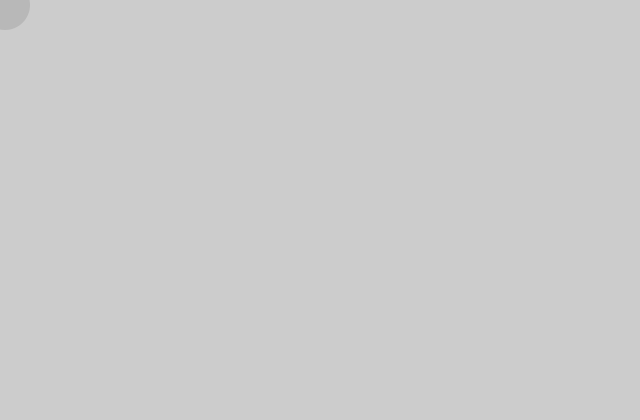
Frame 1 (no input)
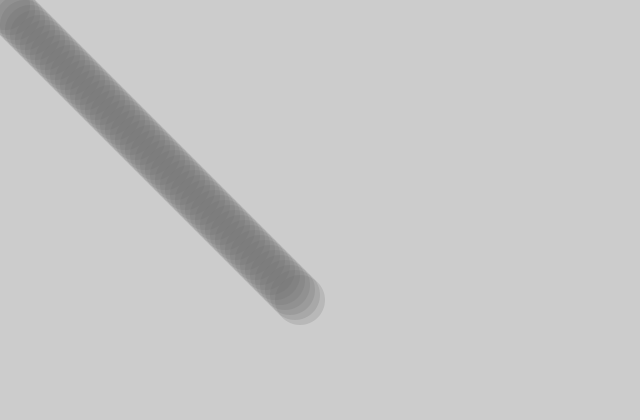
Frame 60 (the mouse pressed at the canvas centre just before this capture)
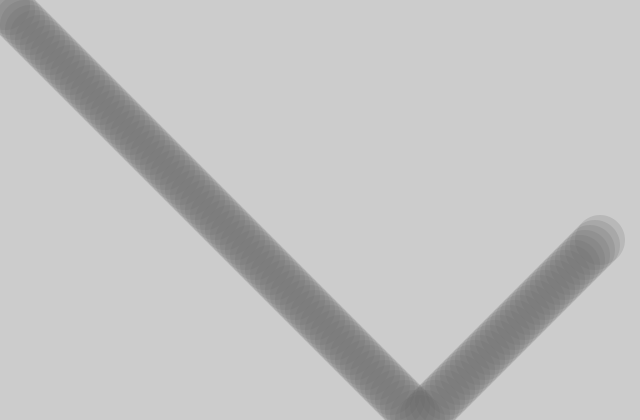
Frame 120 (the mouse held since frame 60 and released just before this capture)

The Processing sketch that drew these frames (run headless with seeded random() and noise(); from frame 60 on, the mouse is pressed at the canvas centre):

// Processing sketch: BouncingBall
// ── BouncingBall.pde
class Mover {
  PVector location;
  PVector velocity;
  
  Mover() {
    location = new PVector(0, 0);
    velocity = new PVector(5, 5);
  }
  
  void move() {
    location.add(velocity);
    //velocity.limit(20);
  }
  
  void detectEdges() {
    if (location.x >= width || location.x <= 0) velocity.x *= -1;
    if (location.y >= height || location.y <= 0) velocity.y *= -1;
  }
  
  void display() {
    noStroke();
    fill(100, 50);
    ellipse(location.x, location.y, 50, 50);
  }
}

Mover m;
void setup() {
  size(640, 420);
  m = new Mover();
}

void draw() {
  //background(255);
  m.move();
  m.detectEdges();
  m.display();
}
